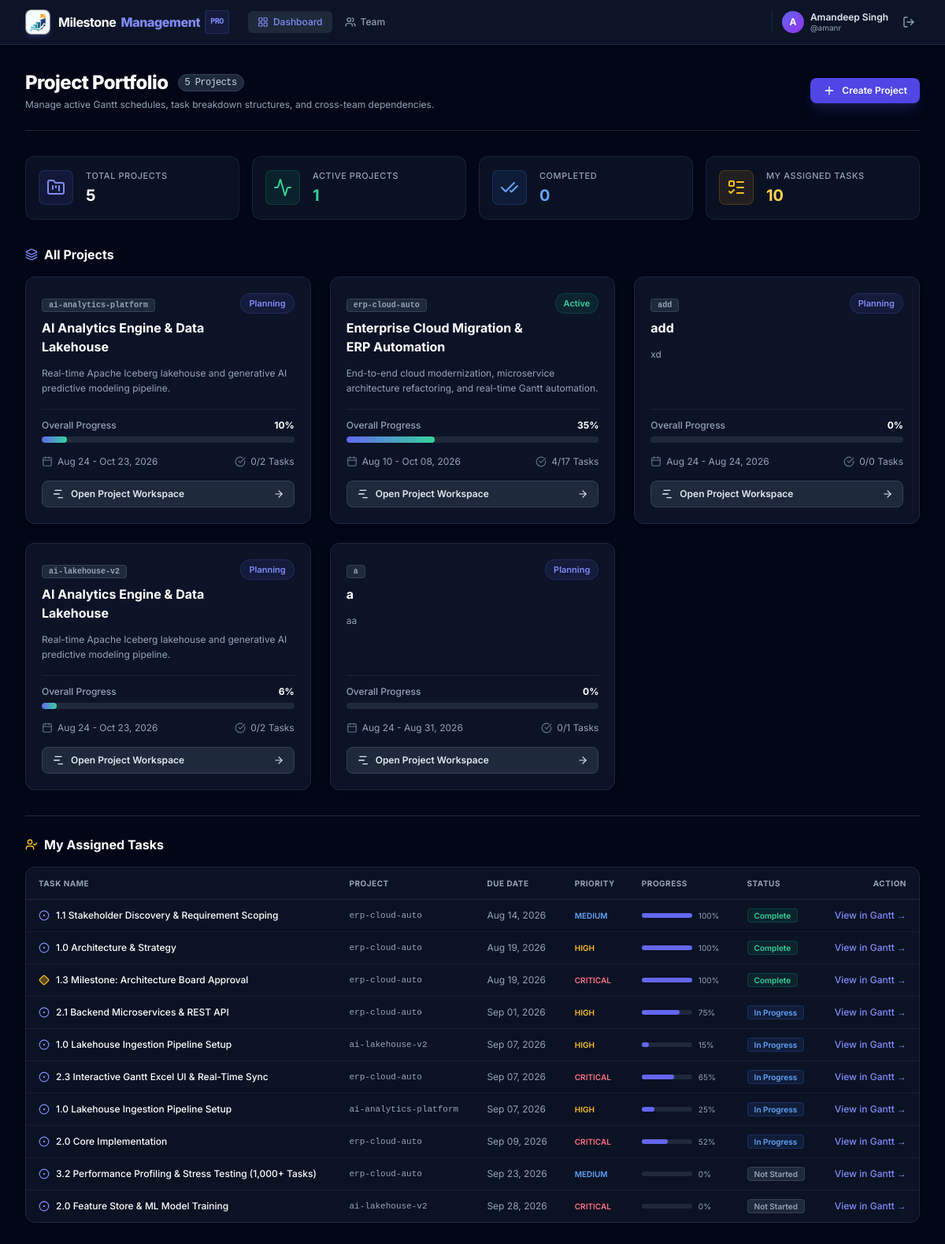
The app's page / (signed in), older data.
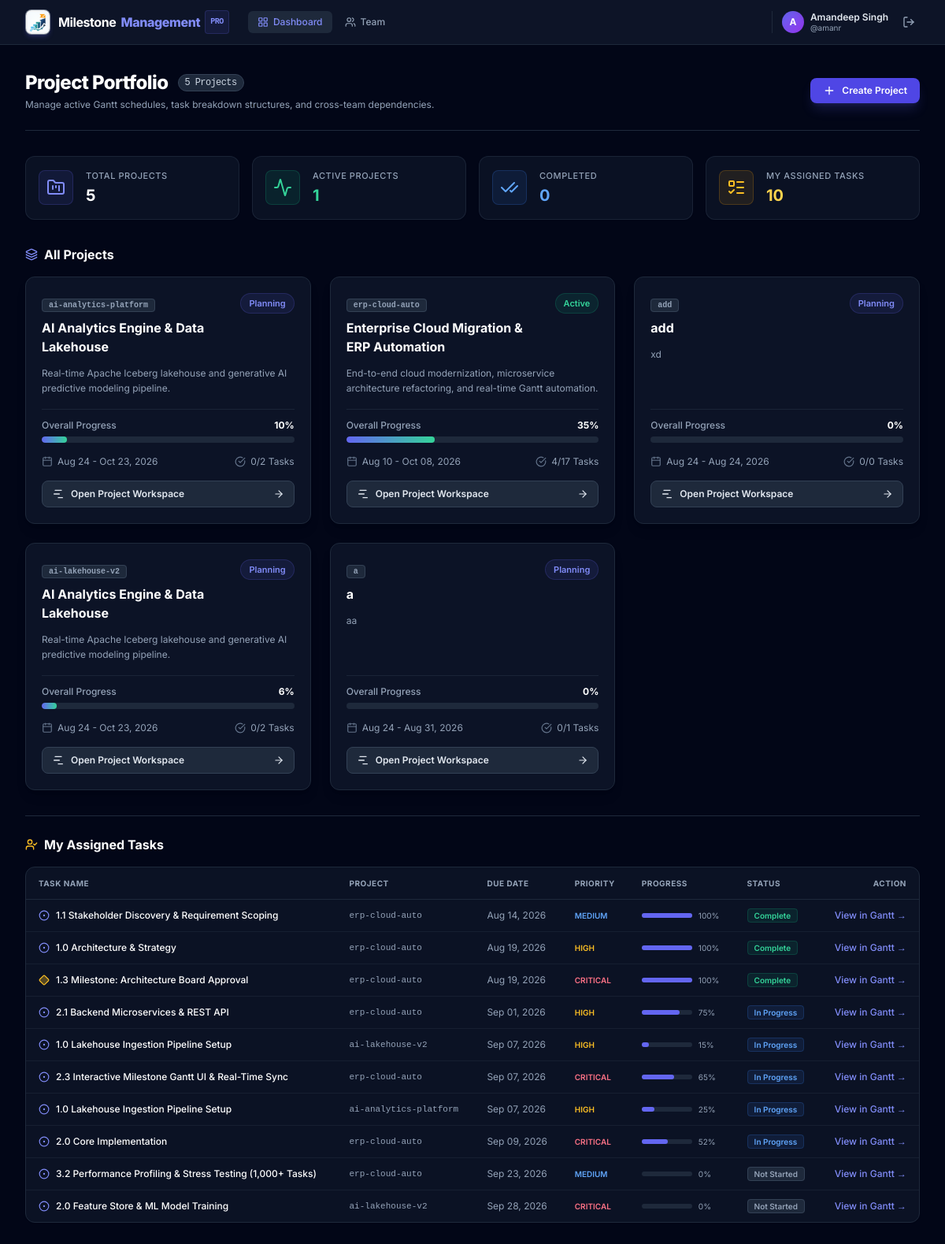
The same page, newer data.
### projects/models.py (models this page shows, shortened)
class Project(models.Model):
    name = models.CharField(max_length=255, db_index=True)
    code = models.SlugField(max_length=64, unique=True, db_index=True)
    description = models.TextField(blank=True, default='')
    start_date = models.DateField(default=timezone.now)
    end_date = models.DateField(default=timezone.now)
    status = models.CharField(
        max_length=20,
        choices=ProjectStatus.choices,
        default=ProjectStatus.PLANNING,
        db_index=True
    )
    owner = models.ForeignKey(
        User,
        on_delete=models.PROTECT,
        related_name='owned_projects',
        default=get_default_master_user_id
    )
    exclude_weekends = models.BooleanField(default=False, help_text="Exclude weekends in duration calculations")
    baseline_saved_at = models.DateTimeField(null=True, blank=True)
    budget = models.DecimalField(max_digits=14, decimal_places=2, default=0.00, help_text="Total authorized budget in INR (₹)")
    created_at = models.DateTimeField(auto_now_add=True)
    updated_at = models.DateTimeField(auto_now=True)
    class Meta:
        ordering = ['-updated_at']
        indexes = [
            models.Index(fields=['status', 'start_date']),
        ]
    @property
    def progress(self):
        root_tasks = self.tasks.filter(parent_task__isnull=True)
        if not root_tasks.exists():
            return 0
        total_duration = sum(t.duration_days for t in root_tasks)
        if total_duration > 0:
            weighted_sum = sum(t.progress * t.duration_days for t in root_tasks)
            return round(weighted_sum / total_duration)
        return round(sum(t.progress for t in root_tasks) / root_tasks.count())
    @property
    def total_tasks_count(self):
        return self.tasks.count()
    @property
    def completed_tasks_count(self):
        return self.tasks.filter(status=TaskStatus.COMPLETE).count()

class Task(models.Model):
    project = models.ForeignKey(
        Project,
        on_delete=models.CASCADE,
        related_name='tasks'
    )
    parent_task = models.ForeignKey(
        'self',
        on_delete=models.CASCADE,
        null=True,
        blank=True,
        related_name='subtasks'
    )
    name = models.CharField(max_length=255, db_index=True)
    description = models.TextField(blank=True, default='')
    start_date = models.DateField(default=timezone.now)
    end_date = models.DateField(default=timezone.now)
    duration_days = models.PositiveIntegerField(default=1)
    progress = models.PositiveSmallIntegerField(default=0)  # 0 to 100
    status = models.CharField(
        max_length=20,
        choices=TaskStatus.choices,
        default=TaskStatus.NOT_STARTED,
        db_index=True
    )
    priority = models.CharField(
        max_length=20,
        choices=TaskPriority.choices,
        default=TaskPriority.MEDIUM,
        db_index=True
    )
    is_milestone = models.BooleanField(default=False)
    assignee = models.ForeignKey(
        User,
        on_delete=models.SET_NULL,
        null=True,
        blank=True,
        related_name='assigned_tasks'
    )
    sort_order = models.PositiveIntegerField(default=0, db_index=True)
    baseline_start_date = models.DateField(null=True, blank=True)
    baseline_end_date = models.DateField(null=True, blank=True)
    baseline_duration_days = models.PositiveIntegerField(null=True, blank=True)
    is_critical = models.BooleanField(default=False, db_index=True)
    total_float_days = models.IntegerField(default=0)
    early_start = models.DateField(null=True, blank=True)
    early_finish = models.DateField(null=True, blank=True)
    late_start = models.DateField(null=True, blank=True)
    late_finish = models.DateField(null=True, blank=True)
    estimated_cost = models.DecimalField(max_digits=14, decimal_places=2, default=0.00, help_text="Estimated cost in INR (₹)")
    actual_cost = models.DecimalField(max_digits=14, decimal_places=2, default=0.00, help_text="Realized cost in INR (₹)")
    estimated_hours = models.PositiveIntegerField(default=0, help_text="Estimated effort in man-hours")
    actual_hours = models.PositiveIntegerField(default=0, help_text="Realized effort in man-hours")
    created_at = models.DateTimeField(auto_now_add=True)
    updated_at = models.DateTimeField(auto_now=True)
    class Meta:
        ordering = ['sort_order', 'start_date', 'id']
        indexes = [
            models.Index(fields=['project', 'parent_task', 'sort_order']),
            models.Index(fields=['project', 'status']),
            models.Index(fields=['project', 'start_date', 'end_date']),
            models.Index(fields=['project', 'is_critical']),
        ]

### projects/views.py (the view)
# urls.py: path('', views.dashboard_view, name='dashboard'),
@login_required
def dashboard_view(request):
    projects = Project.objects.all().select_related('owner').prefetch_related('tasks').order_by('-updated_at')
    total_projects = projects.count()
    active_projects = projects.filter(status=ProjectStatus.ACTIVE).count()
    completed_projects = projects.filter(status=ProjectStatus.COMPLETED).count()
    my_tasks = Task.objects.filter(
        assignee=request.user
    ).select_related('project').order_by('end_date')[:10]
    all_users = User.objects.filter(is_active=True).exclude(username='aman').order_by('username')
    context = {
        'projects': projects,
        'total_projects': total_projects,
        'active_projects': active_projects,
        'completed_projects': completed_projects,
        'my_tasks': my_tasks,
        'all_users': all_users,
        'project_statuses': ProjectStatus.choices,
    }
    return render(request, 'projects/dashboard.html', context)

### templates/projects/dashboard.html (shortened to what the changed rows need)
{% extends 'base.html' %}
{% block content %}
<div class="flex-1 overflow-y-auto bg-slate-950 px-4 sm:px-6 lg:px-8 py-8" x-data="{ showNewModal: false }">
    <div class="max-w-7xl mx-auto space-y-8">
        <div class="flex flex-col sm:flex-row sm:items-center justify-between gap-4 pb-6 border-b border-slate-800">
            <div>
                <h1 class="text-2xl font-extrabold text-white tracking-tight flex items-center gap-3">
                    <span>Project Portfolio</span>
                    <span class="text-xs font-mono font-medium px-2 py-0.5 rounded-full bg-slate-800 border border-slate-700 text-slate-300">
                        {{ total_projects }} Projects
                    </span>
                </h1>
            </div>
        </div>
        <div>
            <div class="flex items-center justify-between mb-4">
                <h2 class="text-base font-bold text-white flex items-center gap-2">
                    <i data-lucide="layers" class="w-4 h-4 text-brand-400"></i>
                    All Projects
                </h2>
            </div>
            {% if projects %}
            <div class="grid grid-cols-1 md:grid-cols-2 lg:grid-cols-3 gap-6">
                {% for p in projects %}
                <div class="group bg-slate-900/80 hover:bg-slate-850 border border-slate-800 hover:border-brand-500/50 rounded-xl p-5 shadow-lg transition-all duration-200 flex flex-col justify-between">
                    <div>
                        <div class="flex items-start justify-between gap-3 mb-3">
                            <div>
                                <span class="text-[10px] font-mono font-semibold px-2 py-0.5 rounded bg-slate-800 border border-slate-700 text-slate-400">
                                    {{ p.code }}
                                </span>
                                <h3 class="text-base font-bold text-white mt-2 group-hover:text-brand-300 transition-colors">
                                    {{ p.name }}
                                </h3>
                            </div>
                            <span class="text-[11px] font-semibold px-2.5 py-1 rounded-full shrink-0
                                {% if p.status == 'ACTIVE' %}bg-emerald-500/10 text-emerald-400 border border-emerald-500/20
                                {% elif p.status == 'PLANNING' %}bg-indigo-500/10 text-indigo-400 border border-indigo-500/20
                                {% elif p.status == 'ON_HOLD' %}bg-amber-500/10 text-amber-400 border border-amber-500/20
                                {% else %}bg-blue-500/10 text-blue-400 border border-blue-500/20{% endif %}">
                                {{ p.get_status_display }}
                            </span>
                        </div>
                        <p class="text-xs text-slate-400 line-clamp-2 mb-4 leading-relaxed">
                            {{ p.description|default:"No description provided." }}
                        </p>
                    </div>
                    <div class="space-y-4 pt-3 border-t border-slate-800/80">
                        <div>
                            <div class="flex items-center justify-between text-xs mb-1.5 font-medium">
                                <span class="text-slate-400">Overall Progress</span>
                                <span class="text-white font-bold">{{ p.progress }}%</span>
                            </div>
                            <div class="w-full bg-slate-800 rounded-full h-2 overflow-hidden">
                                <div class="bg-gradient-to-r from-brand-500 to-emerald-400 h-2 rounded-full transition-all duration-500"
                                     style="width: {{ p.progress }}%"></div>
                            </div>
                        </div>
                        <div class="flex items-center justify-between text-xs text-slate-400">
                            <div class="flex items-center gap-1.5">
                                <i data-lucide="calendar" class="w-3.5 h-3.5 text-slate-500"></i>
                                <span>{{ p.start_date|date:"M d" }} - {{ p.end_date|date:"M d, Y" }}</span>
                            </div>
                            <div class="flex items-center gap-1.5">
                                <i data-lucide="check-circle" class="w-3.5 h-3.5 text-slate-500"></i>
                                <span>{{ p.completed_tasks_count }}/{{ p.total_tasks_count }} Tasks</span>
                            </div>
                        </div>
                        <a href="{% url 'project_gantt' code=p.code %}"
                           class="w-full flex items-center justify-center gap-2 py-2 px-3 rounded-lg bg-slate-800 hover:bg-brand-600 text-slate-200 hover:text-white text-xs font-semibold transition-all border border-slate-700 hover:border-brand-500">
                            <i data-lucide="gantt-chart" class="w-4 h-4"></i>
                            <span>Open Project Workspace</span>
                            <i data-lucide="arrow-right" class="w-3.5 h-3.5 ml-auto"></i>
                        </a>
                    </div>
                </div>
                {% endfor %}
            </div>
            {% endif %}
        </div>
        {% if my_tasks %}
        <div class="pt-6 border-t border-slate-800">
            <h2 class="text-base font-bold text-white flex items-center gap-2 mb-4">
                <i data-lucide="user-check" class="w-4 h-4 text-amber-400"></i>
                My Assigned Tasks
            </h2>
            <div class="bg-slate-900/70 border border-slate-800 rounded-xl overflow-hidden shadow-sm">
                <div class="overflow-x-auto">
                    <table class="min-w-full divide-y divide-slate-800 text-left text-xs">
                        <thead class="bg-slate-850 text-slate-400 font-semibold uppercase text-[10px] tracking-wider">
                            <tr>
                                <th class="py-3 px-4">Task Name</th>
                                <th class="py-3 px-4">Project</th>
                                <th class="py-3 px-4">Due Date</th>
                                <th class="py-3 px-4">Priority</th>
                                <th class="py-3 px-4">Progress</th>
                                <th class="py-3 px-4">Status</th>
                                <th class="py-3 px-4 text-right">Action</th>
                            </tr>
                        </thead>
                        <tbody class="divide-y divide-slate-800/60 text-slate-300">
                            {% for t in my_tasks %}
                            <tr class="hover:bg-slate-800/40 transition-colors">
                                <td class="py-3 px-4 font-medium text-white flex items-center gap-2">
                                    {% if t.is_milestone %}
                                    <i data-lucide="diamond" class="w-3.5 h-3.5 text-amber-400 fill-amber-400/30"></i>
                                    {% else %}
                                    <i data-lucide="circle-dot" class="w-3.5 h-3.5 text-brand-400"></i>
                                    {% endif %}
                                    <span>{{ t.name }}</span>
                                </td>
                                <td class="py-3 px-4 font-mono text-[11px] text-slate-400">
                                    {{ t.project.code }}
                                </td>
                                <td class="py-3 px-4 text-slate-400">
                                    {{ t.end_date|date:"M d, Y" }}
                                </td>
                                <td class="py-3 px-4">
                                    <span class="font-semibold text-[10px] uppercase
                                        {% if t.priority == 'CRITICAL' %}text-rose-400
                                        {% elif t.priority == 'HIGH' %}text-amber-400
                                        {% elif t.priority == 'MEDIUM' %}text-blue-400
                                        {% else %}text-slate-400{% endif %}">
                                        {{ t.get_priority_display }}
                                    </span>
                                </td>
                                <td class="py-3 px-4">
                                    <div class="flex items-center gap-2">
                                        <div class="w-16 bg-slate-800 rounded-full h-1.5">
                                            <div class="bg-brand-500 h-1.5 rounded-full" style="width: {{ t.progress }}%"></div>
                                        </div>
                                        <span class="text-[10px] text-slate-400">{{ t.progress }}%</span>
                                    </div>
                                </td>
                                <td class="py-3 px-4">
                                    <span class="px-2 py-0.5 rounded text-[10px] font-semibold
                                        {% if t.status == 'COMPLETE' %}bg-emerald-500/10 text-emerald-400 border border-emerald-500/20
                                        {% elif t.status == 'IN_PROGRESS' %}bg-blue-500/10 text-blue-400 border border-blue-500/20
                                        {% elif t.status == 'DELAYED' %}bg-rose-500/10 text-rose-400 border border-rose-500/20
                                        {% else %}bg-slate-800 text-slate-400 border border-slate-700{% endif %}">
                                        {{ t.get_status_display }}
                                    </span>
                                </td>
                                <td class="py-3 px-4 text-right">
                                    <a href="{% url 'project_gantt' code=t.project.code %}" class="text-xs text-brand-400 hover:text-brand-300 font-medium">
                                        View in Gantt &rarr;
                                    </a>
                                </td>
                            </tr>
                            {% endfor %}
                        </tbody>
                    </table>
                </div>
            </div>
        </div>
        {% endif %}
    </div>
</div>
{% endblock %}

Row changes from the older to the newer data that the page shows:
removed Task: is_milestone False (drawn), name "2.3 Interactive Gantt Excel UI & Real-Time Sync", project.code "erp-cloud-auto", end_date "Sep 07, 2026", priority "CRITICAL", progress "65", status "In Progress"
added Task: is_milestone False (drawn), name "2.3 Interactive Milestone Gantt UI & Real-Time Sync", project.code "erp-cloud-auto", end_date "Sep 07, 2026", priority "CRITICAL", progress "65", status "In Progress"
